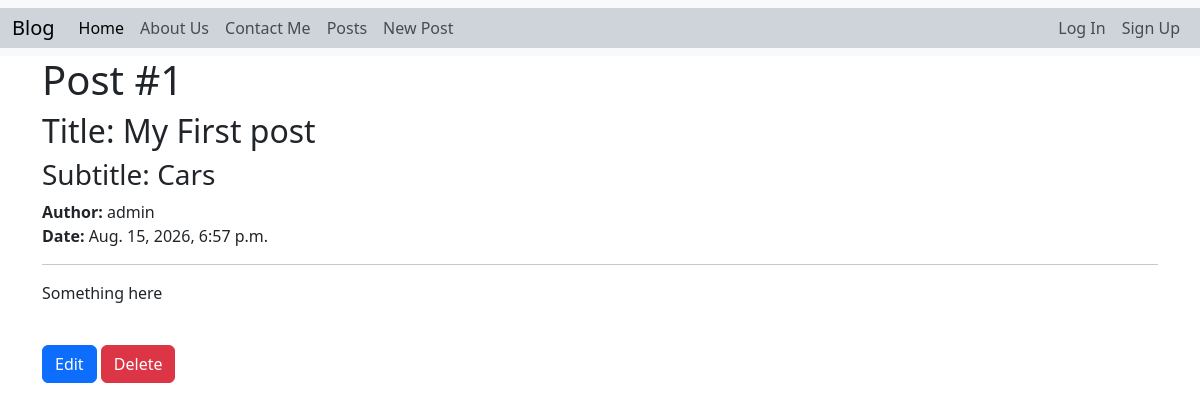
The page /posts/detail/1/ on the database as committed earlier.
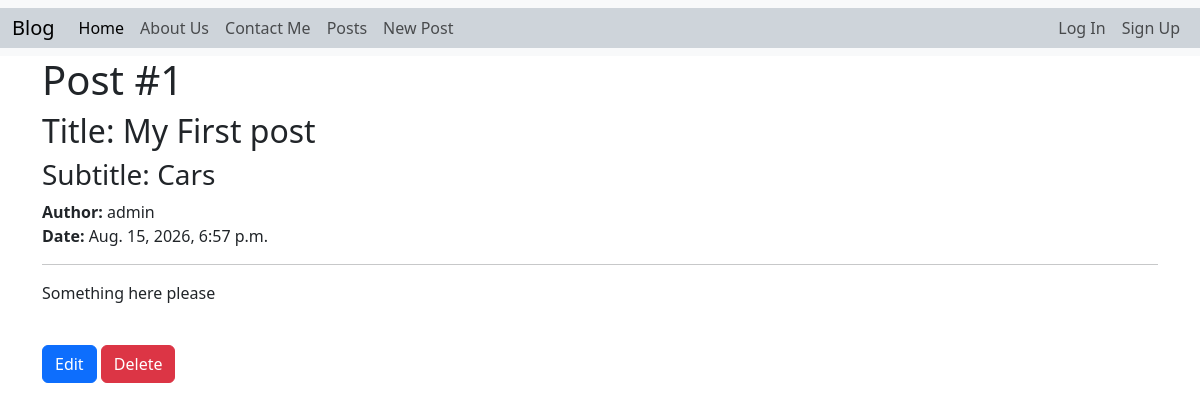
The same page on the database as committed later.
### posts/models.py (models this page shows, shortened)
class Post(models.Model):
  title = models.CharField(max_length=128)            # String Max characters 128
  subtitle = models.CharField(max_length=128)         # String Max characters 128
  body = models.TextField()                           # String big amount of info
  created_on = models.DateTimeField(auto_now_add=True)# Added automatically
  author = models.ForeignKey(                         # Field to add a relation to another table
    User,                                             # What model is related to
    on_delete=models.CASCADE                          # The action IF a user gets deleted
  )

### posts/views.py (the view)
# urls.py: path("detail/<int:pk>/", PostDetailView.as_view(), name="post_detail"),
class PostDetailView(DetailView): # Get Request -> Single Object
  template_name = "posts/detail.html"
  model = Post
  context_object_name = "single_post"

### templates/posts/detail.html (shortened to what this page needs)
{% extends 'base.html' %}
{% load static %}
{% block css%}
  <link rel="stylesheet" href="{% static 'css/detail.css' %}">
{% endblock %}
{% block content %}
  <h1>Post #{{ single_post.id }}</h1>
  <h2>Title: {{single_post.title }}</h2>
  <h3>Subtitle: {{ single_post.subtitle }}</h3>
  <span><strong>Author: </strong>{{ single_post.author }}</span><br/>
  <span><strong>Date: </strong>{{ single_post.created_on }}</span>
  <hr>
  <p>{{ single_post.body }}</p>
  <br>
  <a href="{% url 'post_update' single_post.id %}" class="btn btn-primary">Edit</a>
  <a href="{% url 'post_delete' single_post.id %}" class="btn btn-danger">Delete</a>
{% endblock %}

Rows that differ between the two databases and show on the page:
changed Post "My First post": body "Something here" → "Something here please"
